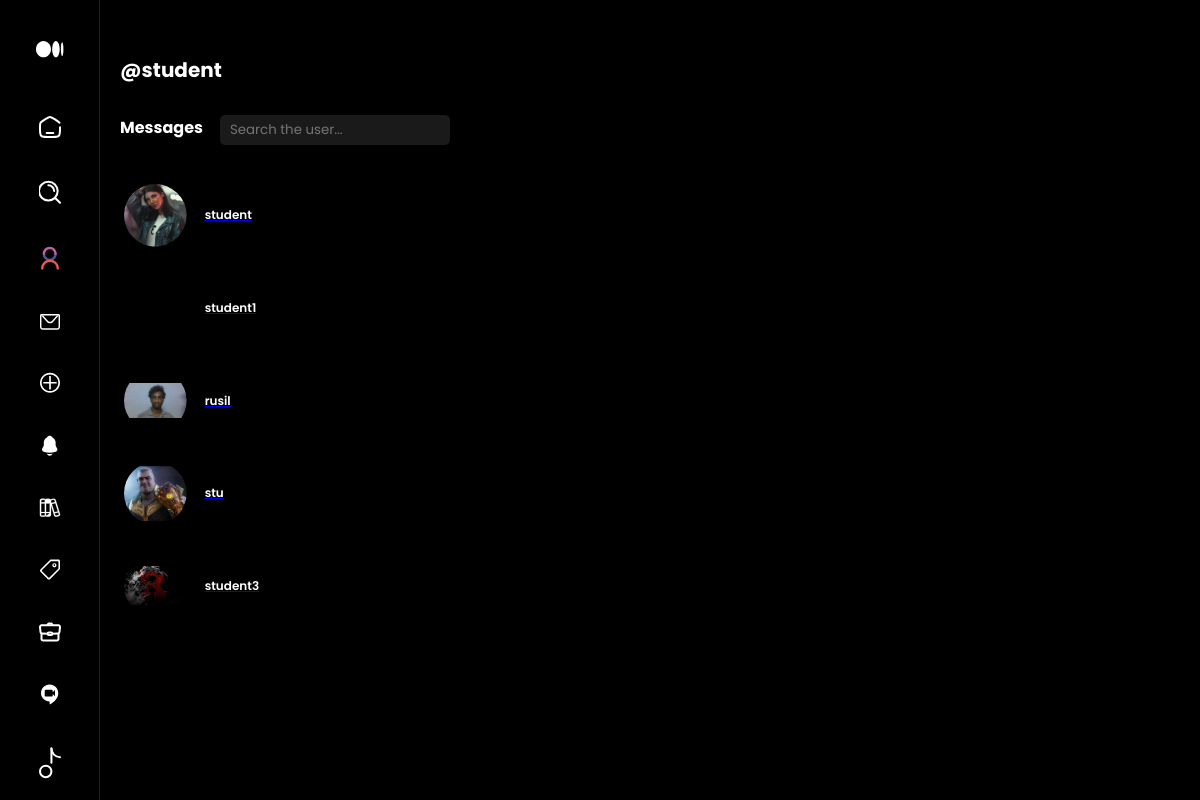
The app's page /inbox/ (signed in) with its own data.
### main/models.py (models this page shows)
class User(AbstractUser):
    username = models.CharField(max_length=100,unique=True)
    email = models.EmailField(unique=True)
    first_name = models.CharField(max_length=100)
    last_name = models.CharField(max_length=100,null=True,blank=True)
    dob = models.DateField(null=True,blank=True)#
    profile_photo = models.ImageField(upload_to='./static/data/user_profile',blank=True,null=True)
    profile_banner = models.ImageField(upload_to='./static/data/profile_banner',blank=True,null=True)
    degree = models.TextField(null=True,blank=True)
    branch = models.TextField(null=True,blank=True)
    country = models.TextField(null=True,blank=True)
    state = models.TextField(max_length=100,null=True,blank=True)
    district = models.TextField(max_length=100,null=True,blank=True)
    bio = models.TextField(null=True,blank=True)
    university = models.TextField(null=True,blank=True)
    aspiring = models.TextField(null=True,blank=True)
    gender = models.TextField()
    created = models.DateTimeField(auto_now=True)
    updated = models.DateTimeField(auto_now_add=True)
    followers = models.ManyToManyField('self',blank=True)
    following = models.ManyToManyField('self',blank=True)
    USERNAME_FIELD = 'username'
    REQUIRED_FIELDS = []
    def __str__(self):
        return self.username

### main/views.py (the view, shortened to what this page needs)
# urls.py: path('inbox/', views.inbox, name='inbox'),
@login_required
def inbox(request):
    user = request.user
    users = models.User.objects.all()
    q = request.GET.get('q') if request.GET.get('q') != None else None
    messages = Message.get_message(user=request.user)
    active_direct = None
    directs = None
    if messages:
        message = messages[0]
        active_direct = message['user']
        directs = Message.objects.filter(user=request.user, reciepient=message['user'])
        directs.update(is_read=True)
        for message in messages:
            if message['user'].username == active_direct:
                message['unread'] = 0
    context = {
        'directs':directs,
        'messages': messages,
        'active_direct': active_direct,
        'users':users,
        'leftsidebar':'lite',
        'display':False,
    }
    return render(request, 'directs/direct.html', context)

### main/models.py (called while the page is built)
    def get_message(user):
        users = []
        messages = Message.objects.filter(user = user).values('reciepient').annotate(last=Max('date')).order_by("-last")
        for message in messages:
            users.append({
                'user':User.objects.get(pk=message['reciepient']),
                'last':message['last'],
                'unread':Message.objects.filter(user=user,reciepient__pk = message['reciepient'],is_read = False).count()
            })
        return users

### main/templates/directs/direct.html (shortened to what this page needs)
<!DOCTYPE html>
<html lang="en">
<head>
	<link rel="stylesheet" href="../static/styles/leftbar.css?{% now 'U' %}">
    <link rel="stylesheet" href="../static/styles/message.css?{% now 'U' %}">
</head>
<body>
	{% include 'leftbar.html' %}
	<main>
		<div class="current_msg_users_con">
			<p class="username">@{{user}}</p>
			<p class="message_title">Messages</p>
			<div class="user_search">
				<form action="{% url 'inbox' %}" method="GET" class="search_form">
					<input type="text" name="q" placeholder="Search the user...">
				</form>
			</div>
			<div class="msg_user_details_con">
				{% for message in users %}
					<a href="{% url 'directs' username=message.username %}">
						<div class="msg_user">
							<div class="msg_user_profile">
								<img src="{{message.profile_photo.url}}" alt="" srcset="">
							</div>
							<div class="msg_user_details">
								<p class="msg_username">{{message.username}}</p>
							</div>
						</div>
					</a>
				{% endfor %}
			</div>
		</div>
		<div class="main_msg_container">
			{% if display %}
			<div class="msg_header">
				<div class="msg_header_con">
					<a href="{% url 'profile' active_direct.id %}">
						<div class="msg_header_con_profile">
							<img src="{{active_direct.profile_photo.url}}" alt="" srcset="">
						</div>
					</a>
					<a href="{% url 'profile' active_direct.id %}">
						<p class="msg_header_con_username">{{active_direct}}</p>
					</a>
				</div>
			</div>
			<div class="msg_main">
					<div class="msg_body">
						<div class="msg" id="display"></div>
					</div>
					<form method="POST" id="post-form">
						{% csrf_token %}
						<input type="hidden" name="to_user" id="to_user" value="{{active_direct}}">
						<input name="body" id="body" type="text" class="form-control" placeholder="Type your message">
						<button class="btn btn-primary" type="submit" hidden>Send</button>
					</form>
			</div>
			{% else %}
				<div class="static_body">
					<P>Start Messaging</P>
				</div>
			{% endif %}
		</div>
	</main>
</body>
</html>

### main/static/styles/leftbar.css (style rules this page uses)
:root { --fasthand-font:'Fasthand', cursive; --poppins-font:'Poppins', sans-serif; --silver:silver; --white:white; --black:#000; --gradient-1:linear-gradient(90deg, rgba(7, 9, 27, 0.50) 0%, rgba(61, 105, 196, 0.40) 100%); --gradient-2:linear-gradient(90deg, rgba(46, 102, 161, 0.40) 0%, rgba(80, 149, 208, 0.66) 52.54%, rgba(255, 255, 255, 0.40) 100%); --darkslate-blue:darkslateblue; }
* { margin: 0px; padding: 0px; box-sizing: border-box; }
body { width: 100%; height: auto; flex-shrink: 0; background: var(--black); }

### main/static/styles/message.css (style rules this page uses)
:root { --fasthand-font:'Fasthand', cursive; --poppins-font:'Poppins', sans-serif; --silver:silver; --white:white; --black:#000; --gradient-1:linear-gradient(90deg, rgba(7, 9, 27, 0.50) 0%, rgba(61, 105, 196, 0.40) 100%); --gradient-2:linear-gradient(90deg, rgba(46, 102, 161, 0.40) 0%, rgba(80, 149, 208, 0.66) 52.54%, rgba(255, 255, 255, 0.40) 100%); --darkslate-blue:darkslateblue; --match-black:#1a1a1a; }
* { margin: 0px; padding: 0px; box-sizing: border-box; font-family: var(--poppins-font); }
body { width: 100%; height: 720px; flex-shrink: 0; background: var(--black); }
main { width: calc(100%-100px); position: relative; left: 100px; }
.current_msg_users_con { position: relative; z-index: 50; width: 366px; height: 1080px; flex-shrink: 0; overflow-y: scroll; background: var(--black, #000); position: fixed; overflow-y: scroll; }
.username { color: #FFF; font-family: var(--poppins-font); font-size: 20px; font-style: normal; font-weight: 700; line-height: 150%; position: relative; top:55px; left: 20px; }
.message_title { color: #FFF; font-family: Poppins; font-size: 16px; font-style: normal; font-weight: 700; line-height: 150%; position: relative; top: 86px; left: 20px; }
.msg_user_details_con { width: 100%; height: auto; position: relative; top: 130px; display: flex; flex-direction: column; justify-content: center; align-items: flex-start; gap: 30px; flex-shrink: 0; padding-left: 24px; }
.msg_user { display: flex; justify-content: center; align-items: center; gap: 18px; }
.msg_user_profile { width: 62.656px; height: 62.656px; display: flex; justify-content: center; align-items: center; overflow: hidden; clip-path: circle(); }
.msg_user_profile img { width: 100%; height: auto; object-fit: cover; }
.msg_username { color: #FFF; font-family: Poppins; font-size: 12px; font-style: normal; font-weight: 600; line-height: 150%; }
.main_msg_container { width: 900px; height: 100%; flex-shrink: 0; background: var(--black, #000); position: relative; left:467px; position: fixed; }
form { position: fixed; top: 580px; }
.user_search form input { width: 230px; height: 30px; background-color: #1a1a1a; border: none; outline: none; border-radius: 5px; padding-left: 10px; color: white ; }
.search_form { position: absolute; top: 115px; left: 120px; }

### records on screen
User: username "student", profile_photo (picture)
User: username "student1"
User: profile_photo (picture), username "rusil"
User: profile_photo (picture), username "stu"
User: profile_photo (picture), username "student3"
